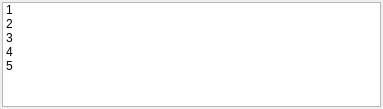
<?xml version="1.0" encoding="UTF-8"?>
<ui version="4.0">
 <class>WSel</class>
 <widget class="QWidget" name="WSel">
  <property name="geometry">
   <rect>
    <x>0</x>
    <y>0</y>
    <width>383</width>
    <height>109</height>
   </rect>
  </property>
  <property name="windowTitle">
   <string>Form</string>
  </property>
  <layout class="QVBoxLayout" name="verticalLayout">
   <property name="spacing">
    <number>2</number>
   </property>
   <property name="leftMargin">
    <number>2</number>
   </property>
   <property name="topMargin">
    <number>2</number>
   </property>
   <property name="rightMargin">
    <number>2</number>
   </property>
   <property name="bottomMargin">
    <number>2</number>
   </property>
   <item>
    <widget class="QListWidget" name="ls">
     <item>
      <property name="text">
       <string>1</string>
      </property>
     </item>
     <item>
      <property name="text">
       <string>2</string>
      </property>
     </item>
     <item>
      <property name="text">
       <string>3</string>
      </property>
     </item>
     <item>
      <property name="text">
       <string>4</string>
      </property>
     </item>
     <item>
      <property name="text">
       <string>5</string>
      </property>
     </item>
    </widget>
   </item>
  </layout>
 </widget>
 <resources/>
 <connections/>
</ui>
